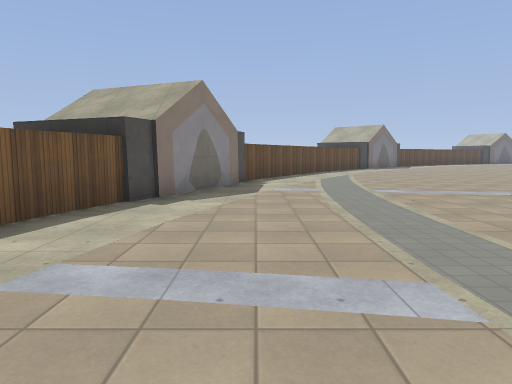
View 1 (above)

18 first-person views from a walk through a Godot game level. The camera is 1.5 m above the floor, tilts 6° down and sees 70° across. The floor is counted in squares, 2 m on a side. Each view is taken from the middle of a square. On the plan, view 1 faces up. The plan holds only what a view shows up to about 11 squares ahead; the rest is blank. The place goes on beyond the plan. Surface patterns are stand-ins for the level's own textures.

View 2
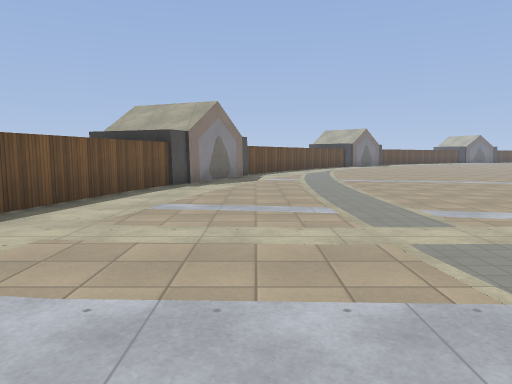

View 3
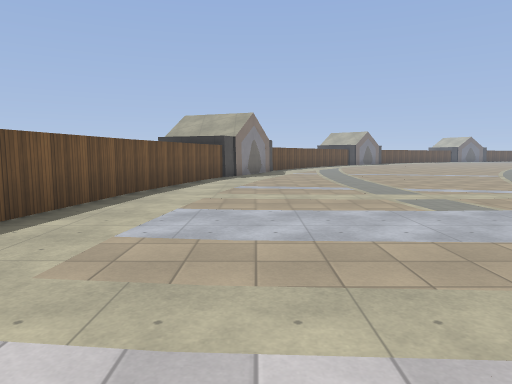

View 4
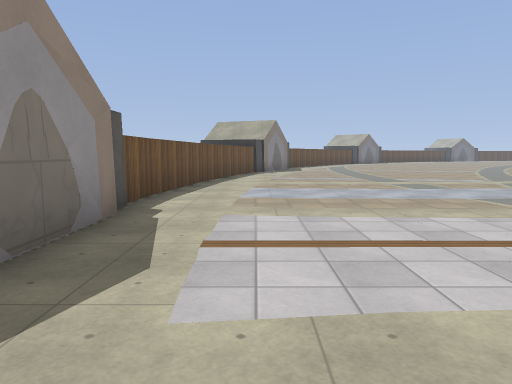

View 5
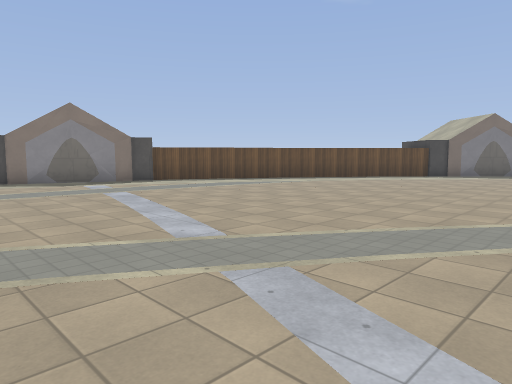

View 6
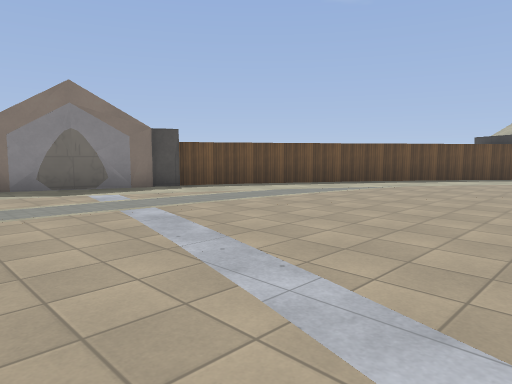

View 7
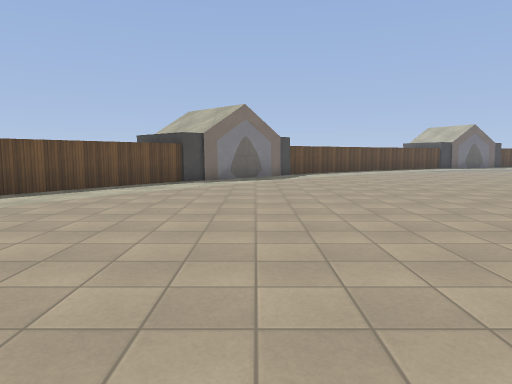

View 8
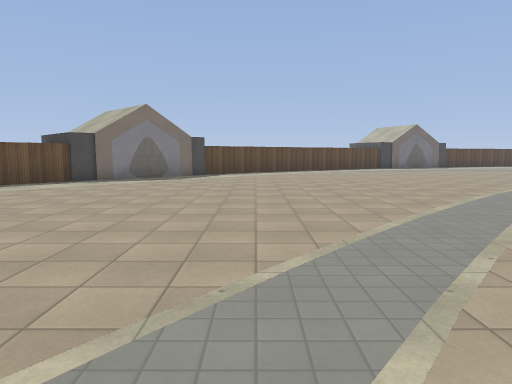

View 9
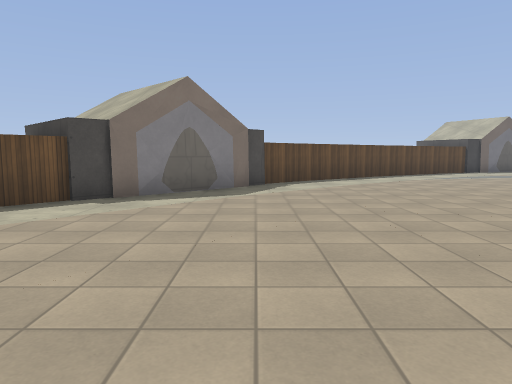

View 10
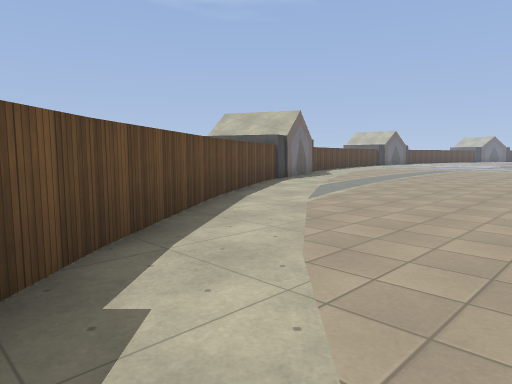

View 11
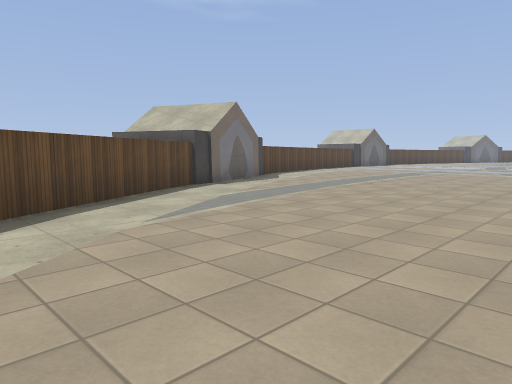

View 12
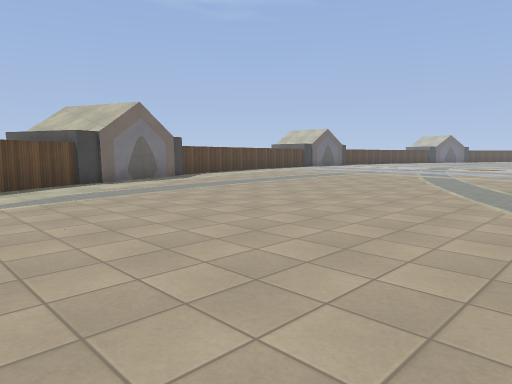

View 13
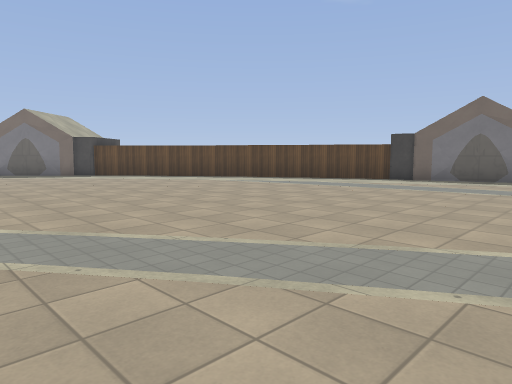

View 14
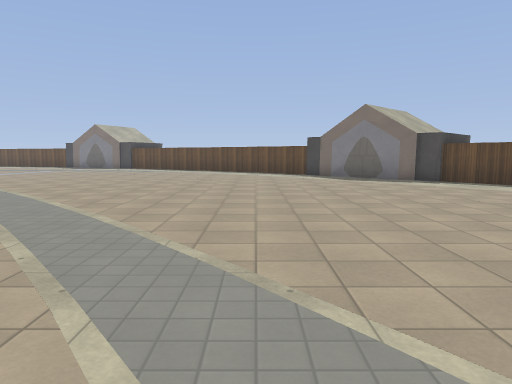

View 15
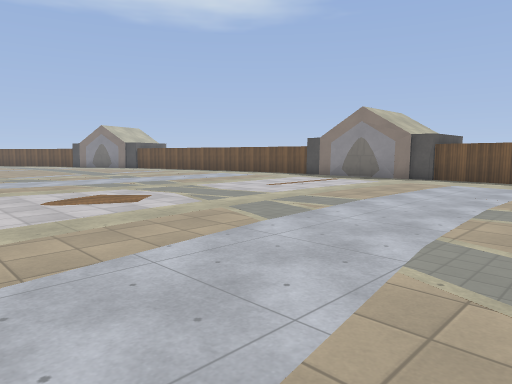

View 16
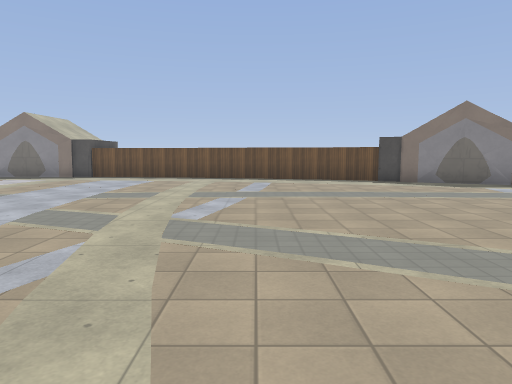

View 17
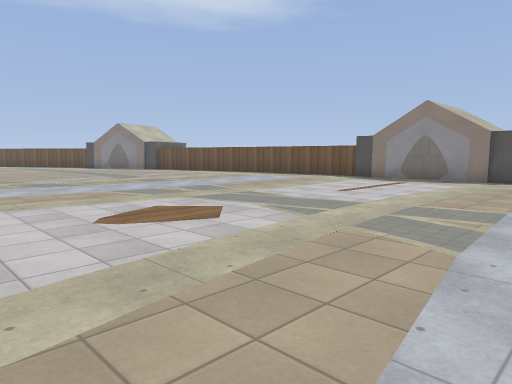

View 18
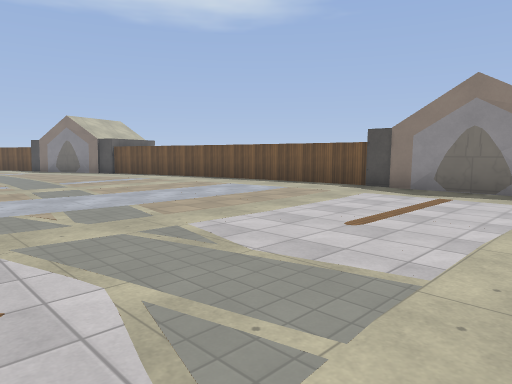

### Floor plan
Points are (right, up) in squares from view 1. A wall is a line through its corners. A room is listed if a view was taken in it or the views show most of it. See-through windows are left out.
Room 1 (views 1, 2, 3, 4, 5, 6, 7, 8, 9, 10, 11, 12, 13, 14, 15, 16, 17, 18)
walls: (-1.8, 6.4) (-2.5, 4.4); (0.3, 11) (-1.9, 5.6); (-2.5, 4.5) (-3.4, 0.9); (2.1, 14.1) (0.1, 10.9); (-3.4, 1) (-3.9, -2.5); (-3.9, -2.4) (-4, -3.9); (4.2, 17) (2, 14); (-3.8, -3.8) (-3.8, -9.6); (5.1, 17.9) (4.1, 16.8); (8.2, 20.9) (5.1, 17.7); (-3.9, -9.4) (-3.5, -12.2); (9.2, 22) (8, 20.9); (15.1, 25.8) (12, 24) (9, 21.8); (16.8, 26.7) (14.9, 25.8); (19, 27.3) (16.8, 26.4)

Where each view was taken, in squares from view 1:
view 1: 0 up, 0 right, facing up
view 2: 3 down, 0 right, facing up
view 3: 6 down, 1 left, facing up
view 4: 9 down, 2 left, facing up
view 5: 4 up, 10 right, facing up-left
view 6: 5 up, 7 right, facing up-left
view 7: 8 up, 7 right, facing up
view 8: 8 up, 10 right, facing up
view 9: 12 up, 8 right, facing up
view 10: 19 up, 8 right, facing up-right
view 11: 19 up, 11 right, facing up-right
view 12: 17 up, 13 right, facing up-right
view 13: 16 up, 21 right, facing up-left
view 14: 16 up, 18 right, facing left
view 15: 0 up, 7 right, facing down-left
view 16: 2 up, 9 right, facing left
view 17: 2 down, 7 right, facing down-left
view 18: 4 down, 4 right, facing down-left
